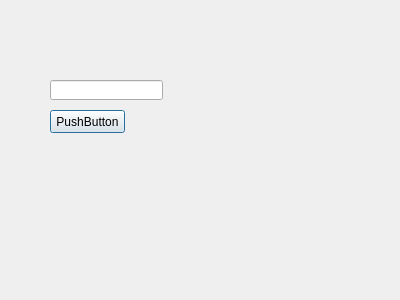
<?xml version="1.0" encoding="UTF-8"?>
<ui version="4.0">
 <class>Dialog</class>
 <widget class="QDialog" name="Dialog">
  <property name="geometry">
   <rect>
    <x>0</x>
    <y>0</y>
    <width>400</width>
    <height>300</height>
   </rect>
  </property>
  <property name="windowTitle">
   <string>Dialog</string>
  </property>
  <widget class="QLineEdit" name="lineEdit">
   <property name="geometry">
    <rect>
     <x>50</x>
     <y>80</y>
     <width>113</width>
     <height>20</height>
    </rect>
   </property>
  </widget>
  <widget class="QPushButton" name="pushButton">
   <property name="geometry">
    <rect>
     <x>50</x>
     <y>110</y>
     <width>75</width>
     <height>23</height>
    </rect>
   </property>
   <property name="text">
    <string>PushButton</string>
   </property>
  </widget>
 </widget>
 <resources/>
 <connections/>
</ui>
